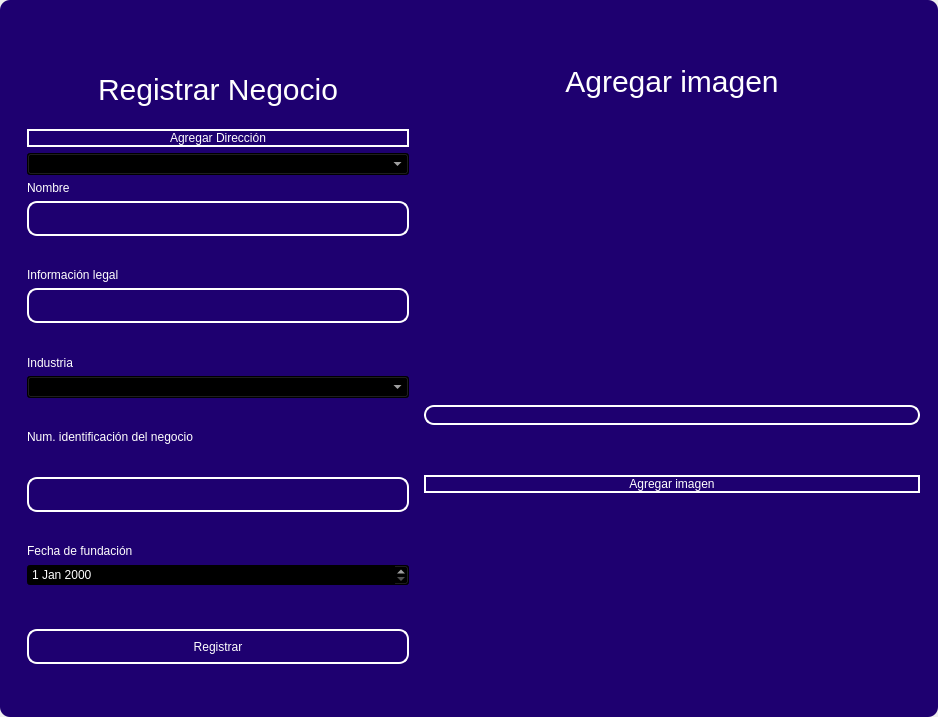
<?xml version="1.0" encoding="UTF-8"?>
<ui version="4.0">
 <class>MainWindow</class>
 <widget class="QMainWindow" name="MainWindow">
  <property name="geometry">
   <rect>
    <x>0</x>
    <y>0</y>
    <width>938</width>
    <height>717</height>
   </rect>
  </property>
  <property name="windowTitle">
   <string>MainWindow</string>
  </property>
  <property name="styleSheet">
   <string notr="true"/>
  </property>
  <widget class="QWidget" name="centralwidget">
   <property name="styleSheet">
    <string notr="true"/>
   </property>
   <layout class="QVBoxLayout" name="verticalLayout">
    <property name="spacing">
     <number>0</number>
    </property>
    <property name="leftMargin">
     <number>0</number>
    </property>
    <property name="topMargin">
     <number>0</number>
    </property>
    <property name="rightMargin">
     <number>0</number>
    </property>
    <property name="bottomMargin">
     <number>0</number>
    </property>
    <item>
     <widget class="QFrame" name="frame">
      <property name="enabled">
       <bool>true</bool>
      </property>
      <property name="styleSheet">
       <string notr="true">QFrame {
	border-radius:10px;
	background-color:#1E0070;
 }
</string>
      </property>
      <property name="frameShape">
       <enum>QFrame::StyledPanel</enum>
      </property>
      <property name="frameShadow">
       <enum>QFrame::Raised</enum>
      </property>
      <layout class="QVBoxLayout" name="verticalLayout_2">
       <item>
        <widget class="QFrame" name="frame_superior">
         <property name="minimumSize">
          <size>
           <width>0</width>
           <height>40</height>
          </size>
         </property>
         <property name="maximumSize">
          <size>
           <width>16777215</width>
           <height>40</height>
          </size>
         </property>
         <property name="styleSheet">
          <string notr="true">QPushButton{
border-radius:18px;
}

QPushButton:hover{
	background-color: rgb(0, 0, 0);
}
</string>
         </property>
         <property name="frameShape">
          <enum>QFrame::StyledPanel</enum>
         </property>
         <property name="frameShadow">
          <enum>QFrame::Raised</enum>
         </property>
         <layout class="QHBoxLayout" name="horizontalLayout_3">
          <property name="spacing">
           <number>4</number>
          </property>
          <property name="leftMargin">
           <number>0</number>
          </property>
          <property name="topMargin">
           <number>0</number>
          </property>
          <property name="rightMargin">
           <number>0</number>
          </property>
          <property name="bottomMargin">
           <number>0</number>
          </property>
          <item>
           <widget class="QPushButton" name="btn_icon">
            <property name="text">
             <string/>
            </property>
            <property name="iconSize">
             <size>
              <width>40</width>
              <height>40</height>
             </size>
            </property>
           </widget>
          </item>
          <item>
           <spacer name="horizontalSpacer_2">
            <property name="orientation">
             <enum>Qt::Horizontal</enum>
            </property>
            <property name="sizeHint" stdset="0">
             <size>
              <width>443</width>
              <height>20</height>
             </size>
            </property>
           </spacer>
          </item>
          <item>
           <widget class="QPushButton" name="bt_minimizar">
            <property name="minimumSize">
             <size>
              <width>38</width>
              <height>38</height>
             </size>
            </property>
            <property name="maximumSize">
             <size>
              <width>38</width>
              <height>38</height>
             </size>
            </property>
            <property name="cursor">
             <cursorShape>PointingHandCursor</cursorShape>
            </property>
            <property name="text">
             <string/>
            </property>
            <property name="icon">
             <iconset>
              <normaloff>image/minus.svg</normaloff>image/minus.svg</iconset>
            </property>
            <property name="iconSize">
             <size>
              <width>38</width>
              <height>38</height>
             </size>
            </property>
           </widget>
          </item>
          <item>
           <widget class="QPushButton" name="bt_maximizar">
            <property name="minimumSize">
             <size>
              <width>38</width>
              <height>38</height>
             </size>
            </property>
            <property name="maximumSize">
             <size>
              <width>38</width>
              <height>38</height>
             </size>
            </property>
            <property name="cursor">
             <cursorShape>PointingHandCursor</cursorShape>
            </property>
            <property name="text">
             <string/>
            </property>
            <property name="icon">
             <iconset>
              <normaloff>image/chevron-up.svg</normaloff>image/chevron-up.svg</iconset>
            </property>
            <property name="iconSize">
             <size>
              <width>38</width>
              <height>38</height>
             </size>
            </property>
           </widget>
          </item>
          <item>
           <widget class="QPushButton" name="bt_restaurar">
            <property name="minimumSize">
             <size>
              <width>38</width>
              <height>38</height>
             </size>
            </property>
            <property name="maximumSize">
             <size>
              <width>38</width>
              <height>38</height>
             </size>
            </property>
            <property name="cursor">
             <cursorShape>PointingHandCursor</cursorShape>
            </property>
            <property name="text">
             <string/>
            </property>
            <property name="icon">
             <iconset>
              <normaloff>image/chevron-down.svg</normaloff>image/chevron-down.svg</iconset>
            </property>
            <property name="iconSize">
             <size>
              <width>38</width>
              <height>38</height>
             </size>
            </property>
           </widget>
          </item>
          <item>
           <widget class="QPushButton" name="bt_cerrar">
            <property name="minimumSize">
             <size>
              <width>38</width>
              <height>38</height>
             </size>
            </property>
            <property name="maximumSize">
             <size>
              <width>38</width>
              <height>38</height>
             </size>
            </property>
            <property name="cursor">
             <cursorShape>PointingHandCursor</cursorShape>
            </property>
            <property name="text">
             <string/>
            </property>
            <property name="icon">
             <iconset>
              <normaloff>image/x.svg</normaloff>image/x.svg</iconset>
            </property>
            <property name="iconSize">
             <size>
              <width>38</width>
              <height>38</height>
             </size>
            </property>
           </widget>
          </item>
         </layout>
        </widget>
       </item>
       <item>
        <widget class="QFrame" name="frame_3">
         <property name="minimumSize">
          <size>
           <width>0</width>
           <height>0</height>
          </size>
         </property>
         <property name="maximumSize">
          <size>
           <width>16777215</width>
           <height>16777215</height>
          </size>
         </property>
         <property name="styleSheet">
          <string notr="true">QLabel {
	color: rgb(255, 255, 254);
	font: 12pt &quot;Arial&quot;;
	background-color: rgba(0, 0, 0,0);
}

QTextEdit{
background-color: rgba(0, 0, 0,0);
border-radius:10px; 
font: 12pt &quot;Arial&quot;;
color: rgb(255, 255, 254);
border: 2px solid  rgb(255, 255, 255);

}

QTextEdit:hover{
background-color: rgba(0, 0, 0,0);
border-radius:10px; 
font: 12pt &quot;Arial&quot;;
border: 2px solid  rgb(120, 0, 171);
}

QTextEdit:focus{
background-color: rgb(0, 0, 0);
border-radius:10px; 
font: 12pt &quot;Arial&quot;;
border: 2px solid rgb(120, 0, 171);
}

QLineEdit{
background-color: rgba(0, 0, 0,0);
border-radius:10px; 
font: 12pt &quot;Arial&quot;;
color: rgb(255, 255, 254);
border: 2px solid  rgb(255, 255, 255);

}

QLineEdit:hover{
background-color: rgba(0, 0, 0,0);
border-radius:10px; 
font: 12pt &quot;Arial&quot;;
border: 2px solid  rgb(120, 0, 171);
}

QLineEdit:focus{
background-color: rgb(0, 0, 0);
border-radius:10px; 
font: 12pt &quot;Arial&quot;;
border: 2px solid rgb(120, 0, 171);
}

QCheckBox{
	font: 12pt &quot;Arial&quot;;
	color: rgb(255, 255, 255);
}

QCheckBox::indicator {
    width: 18px;
    height:18px;
}

QCheckBox::indicator:unchecked {
   background-image: url(image/square.svg);
}

QCheckBox::indicator:checked {
   background-image: url(image/check-square.svg);
}

QPushButton{
border-radius:10px; 
font: 12pt &quot;Arial&quot;;
color: rgb(255, 255, 254);
border: 2px solid #ffffff;
}

QPushButton:hover{
border-radius:10px; 
font: 12pt &quot;Arial&quot;;
color: rgb(255, 255, 255);
border: 2px solid rgb(120, 0, 171);
	background-color: rgb(120, 0, 171);
}
</string>
         </property>
         <property name="frameShape">
          <enum>QFrame::StyledPanel</enum>
         </property>
         <property name="frameShadow">
          <enum>QFrame::Raised</enum>
         </property>
         <layout class="QHBoxLayout" name="horizontalLayout_4">
          <item>
           <layout class="QVBoxLayout" name="verticalLayout_4">
            <property name="rightMargin">
             <number>0</number>
            </property>
            <property name="bottomMargin">
             <number>0</number>
            </property>
            <item>
             <widget class="QLabel" name="label_3">
              <property name="minimumSize">
               <size>
                <width>100</width>
                <height>50</height>
               </size>
              </property>
              <property name="styleSheet">
               <string notr="true">font-size: 30px;
color: rgb(255, 255, 255);</string>
              </property>
              <property name="text">
               <string>Registrar Negocio</string>
              </property>
              <property name="alignment">
               <set>Qt::AlignCenter</set>
              </property>
             </widget>
            </item>
            <item>
             <widget class="QFrame" name="frame_4">
              <property name="maximumSize">
               <size>
                <width>400</width>
                <height>700</height>
               </size>
              </property>
              <property name="styleSheet">
               <string notr="true">QLabel {
	color: rgb(255, 255, 254);
	font: 12pt &quot;Arial&quot;;
	background-color: rgba(0, 0, 0,0);
}

QTextEdit{
background-color: rgba(0, 0, 0,0);
border-radius:10px; 
font: 12pt &quot;Arial&quot;;
color: rgb(255, 255, 254);
border: 2px solid  rgb(255, 255, 255);

}

QTextEdit:hover{
background-color: rgba(0, 0, 0,0);
border-radius:10px; 
font: 12pt &quot;Arial&quot;;
border: 2px solid  rgb(120, 0, 171);
}

QTextEdit:focus{
background-color: rgb(0, 0, 0);
border-radius:10px; 
font: 12pt &quot;Arial&quot;;
border: 2px solid rgb(120, 0, 171);
}

QLineEdit{
background-color: rgba(0, 0, 0,0);
border-radius:10px; 
font: 12pt &quot;Arial&quot;;
color: rgb(255, 255, 254);
border: 2px solid  rgb(255, 255, 255);

}

QLineEdit:hover{
background-color: rgba(0, 0, 0,0);
border-radius:10px; 
font: 12pt &quot;Arial&quot;;
border: 2px solid  rgb(120, 0, 171);
}

QLineEdit:focus{
background-color: rgb(0, 0, 0);
border-radius:10px; 
font: 12pt &quot;Arial&quot;;
border: 2px solid rgb(120, 0, 171);
}

QCheckBox{
	font: 12pt &quot;Arial&quot;;
	color: rgb(255, 255, 255);
}

QCheckBox::indicator {
    width: 18px;
    height:18px;
}

QCheckBox::indicator:unchecked {
   background-image: url(image/square.svg);
}

QCheckBox::indicator:checked {
   background-image: url(image/check-square.svg);
}

QPushButton{
border-radius:10px; 
font: 12pt &quot;Arial&quot;;
color: rgb(255, 255, 254);
border: 2px solid #ffffff;
}

QPushButton:hover{
border-radius:10px; 
font: 12pt &quot;Arial&quot;;
color: rgb(255, 255, 255);
border: 2px solid rgb(120, 0, 171);
	background-color: rgb(120, 0, 171);
}
</string>
              </property>
              <property name="frameShape">
               <enum>QFrame::StyledPanel</enum>
              </property>
              <property name="frameShadow">
               <enum>QFrame::Raised</enum>
              </property>
              <layout class="QVBoxLayout" name="verticalLayout_3">
               <property name="leftMargin">
                <number>9</number>
               </property>
               <property name="topMargin">
                <number>9</number>
               </property>
               <property name="rightMargin">
                <number>9</number>
               </property>
               <property name="bottomMargin">
                <number>9</number>
               </property>
               <item>
                <widget class="QPushButton" name="btn_address">
                 <property name="cursor">
                  <cursorShape>PointingHandCursor</cursorShape>
                 </property>
                 <property name="text">
                  <string>Agregar Dirección</string>
                 </property>
                </widget>
               </item>
               <item>
                <widget class="QComboBox" name="address_combobox">
                 <property name="styleSheet">
                  <string notr="true">color: rgb(255, 255, 255);
background-color: rgb(0, 0, 0);</string>
                 </property>
                </widget>
               </item>
               <item>
                <widget class="QLabel" name="label_4">
                 <property name="text">
                  <string>Nombre</string>
                 </property>
                </widget>
               </item>
               <item>
                <widget class="QLineEdit" name="nametxt">
                 <property name="minimumSize">
                  <size>
                   <width>0</width>
                   <height>35</height>
                  </size>
                 </property>
                 <property name="text">
                  <string/>
                 </property>
                </widget>
               </item>
               <item>
                <spacer name="verticalSpacer_4">
                 <property name="orientation">
                  <enum>Qt::Vertical</enum>
                 </property>
                 <property name="sizeHint" stdset="0">
                  <size>
                   <width>20</width>
                   <height>40</height>
                  </size>
                 </property>
                </spacer>
               </item>
               <item>
                <widget class="QLabel" name="label_5">
                 <property name="text">
                  <string>Información legal</string>
                 </property>
                </widget>
               </item>
               <item>
                <widget class="QLineEdit" name="legal_formtxt">
                 <property name="minimumSize">
                  <size>
                   <width>0</width>
                   <height>35</height>
                  </size>
                 </property>
                 <property name="maximumSize">
                  <size>
                   <width>16777215</width>
                   <height>16777215</height>
                  </size>
                 </property>
                 <property name="echoMode">
                  <enum>QLineEdit::Normal</enum>
                 </property>
                </widget>
               </item>
               <item>
                <spacer name="verticalSpacer_5">
                 <property name="orientation">
                  <enum>Qt::Vertical</enum>
                 </property>
                 <property name="sizeHint" stdset="0">
                  <size>
                   <width>20</width>
                   <height>40</height>
                  </size>
                 </property>
                </spacer>
               </item>
               <item>
                <widget class="QLabel" name="label">
                 <property name="text">
                  <string>Industria</string>
                 </property>
                </widget>
               </item>
               <item>
                <widget class="QComboBox" name="industry_combobox">
                 <property name="styleSheet">
                  <string notr="true">color: rgb(255, 255, 255);
background-color: rgb(0, 0, 0);</string>
                 </property>
                </widget>
               </item>
               <item>
                <spacer name="verticalSpacer">
                 <property name="orientation">
                  <enum>Qt::Vertical</enum>
                 </property>
                 <property name="sizeHint" stdset="0">
                  <size>
                   <width>20</width>
                   <height>40</height>
                  </size>
                 </property>
                </spacer>
               </item>
               <item>
                <widget class="QLabel" name="label_2">
                 <property name="text">
                  <string>Num. identificación del negocio</string>
                 </property>
                </widget>
               </item>
               <item>
                <spacer name="verticalSpacer_6">
                 <property name="orientation">
                  <enum>Qt::Vertical</enum>
                 </property>
                 <property name="sizeHint" stdset="0">
                  <size>
                   <width>20</width>
                   <height>40</height>
                  </size>
                 </property>
                </spacer>
               </item>
               <item>
                <widget class="QLineEdit" name="registration_numbertxt">
                 <property name="minimumSize">
                  <size>
                   <width>0</width>
                   <height>35</height>
                  </size>
                 </property>
                </widget>
               </item>
               <item>
                <spacer name="verticalSpacer_10">
                 <property name="orientation">
                  <enum>Qt::Vertical</enum>
                 </property>
                 <property name="sizeHint" stdset="0">
                  <size>
                   <width>20</width>
                   <height>40</height>
                  </size>
                 </property>
                </spacer>
               </item>
               <item>
                <widget class="QLabel" name="label_7">
                 <property name="text">
                  <string>Fecha de fundación</string>
                 </property>
                </widget>
               </item>
               <item>
                <widget class="QDateEdit" name="founding_datetxt">
                 <property name="styleSheet">
                  <string notr="true">color: rgb(255, 255, 255);
background-color: rgb(0, 0, 0);</string>
                 </property>
                </widget>
               </item>
               <item>
                <spacer name="verticalSpacer_9">
                 <property name="orientation">
                  <enum>Qt::Vertical</enum>
                 </property>
                 <property name="sizeHint" stdset="0">
                  <size>
                   <width>20</width>
                   <height>50</height>
                  </size>
                 </property>
                </spacer>
               </item>
               <item>
                <widget class="QPushButton" name="btn_add">
                 <property name="minimumSize">
                  <size>
                   <width>0</width>
                   <height>35</height>
                  </size>
                 </property>
                 <property name="cursor">
                  <cursorShape>PointingHandCursor</cursorShape>
                 </property>
                 <property name="text">
                  <string>Registrar</string>
                 </property>
                </widget>
               </item>
               <item>
                <spacer name="verticalSpacer_7">
                 <property name="orientation">
                  <enum>Qt::Vertical</enum>
                 </property>
                 <property name="sizeHint" stdset="0">
                  <size>
                   <width>20</width>
                   <height>40</height>
                  </size>
                 </property>
                </spacer>
               </item>
              </layout>
             </widget>
            </item>
           </layout>
          </item>
          <item>
           <layout class="QVBoxLayout" name="verticalLayout_5">
            <property name="spacing">
             <number>50</number>
            </property>
            <property name="bottomMargin">
             <number>1</number>
            </property>
            <item>
             <widget class="QLabel" name="label_9">
              <property name="maximumSize">
               <size>
                <width>16777215</width>
                <height>100</height>
               </size>
              </property>
              <property name="styleSheet">
               <string notr="true">font-size: 30px;
color: rgb(255, 255, 255);</string>
              </property>
              <property name="locale">
               <locale language="Spanish" country="Chile"/>
              </property>
              <property name="text">
               <string>Agregar imagen</string>
              </property>
              <property name="alignment">
               <set>Qt::AlignCenter</set>
              </property>
             </widget>
            </item>
            <item>
             <layout class="QHBoxLayout" name="horizontalLayout">
              <property name="spacing">
               <number>20</number>
              </property>
              <property name="rightMargin">
               <number>0</number>
              </property>
              <item>
               <spacer name="horizontalSpacer_3">
                <property name="orientation">
                 <enum>Qt::Vertical</enum>
                </property>
                <property name="sizeHint" stdset="0">
                 <size>
                  <width>20</width>
                  <height>20</height>
                 </size>
                </property>
               </spacer>
              </item>
              <item>
               <widget class="QLabel" name="image_label">
                <property name="minimumSize">
                 <size>
                  <width>0</width>
                  <height>0</height>
                 </size>
                </property>
                <property name="maximumSize">
                 <size>
                  <width>100</width>
                  <height>100</height>
                 </size>
                </property>
                <property name="frameShape">
                 <enum>QFrame::NoFrame</enum>
                </property>
                <property name="text">
                 <string/>
                </property>
                <property name="alignment">
                 <set>Qt::AlignCenter</set>
                </property>
               </widget>
              </item>
              <item>
               <spacer name="horizontalSpacer">
                <property name="orientation">
                 <enum>Qt::Vertical</enum>
                </property>
                <property name="sizeHint" stdset="0">
                 <size>
                  <width>20</width>
                  <height>20</height>
                 </size>
                </property>
               </spacer>
              </item>
             </layout>
            </item>
            <item>
             <widget class="QLineEdit" name="imagetxt">
              <property name="enabled">
               <bool>false</bool>
              </property>
              <property name="minimumSize">
               <size>
                <width>0</width>
                <height>14</height>
               </size>
              </property>
              <property name="maximumSize">
               <size>
                <width>16777215</width>
                <height>35</height>
               </size>
              </property>
             </widget>
            </item>
            <item>
             <widget class="QPushButton" name="btn_add_image">
              <property name="cursor">
               <cursorShape>PointingHandCursor</cursorShape>
              </property>
              <property name="text">
               <string>Agregar imagen</string>
              </property>
             </widget>
            </item>
            <item>
             <spacer name="verticalSpacer_2">
              <property name="orientation">
               <enum>Qt::Vertical</enum>
              </property>
              <property name="sizeHint" stdset="0">
               <size>
                <width>20</width>
                <height>40</height>
               </size>
              </property>
             </spacer>
            </item>
           </layout>
          </item>
         </layout>
        </widget>
       </item>
      </layout>
     </widget>
    </item>
   </layout>
  </widget>
 </widget>
 <resources/>
 <connections/>
</ui>
